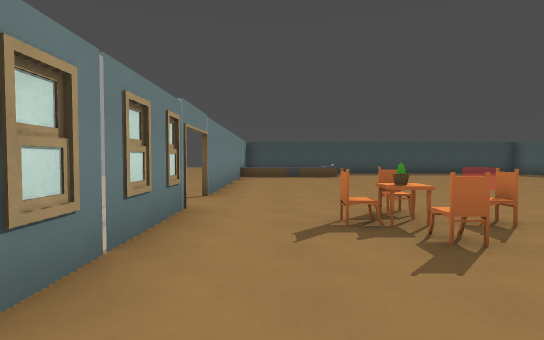
View 1 (above)

12 first-person views from a walk through a 3-D level made in the Godot game engine. The camera is 1.5 m above the floor, tilts 2° down and sees 80° across. The floor is counted in squares, 2 m on a side. Each view is taken from the middle of a square. On the plan, view 1 faces up. The plan holds only what a view shows up to about 11 squares ahead; the rest is blank. Some surface patterns are stand-ins.

View 2
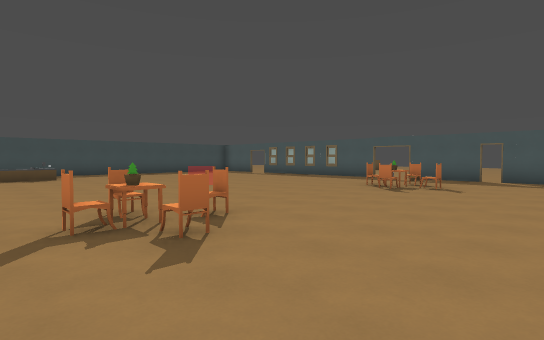

View 3
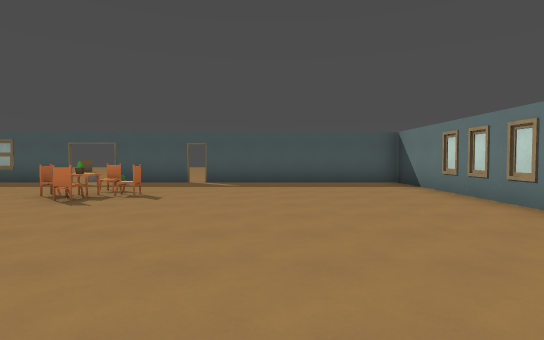

View 4
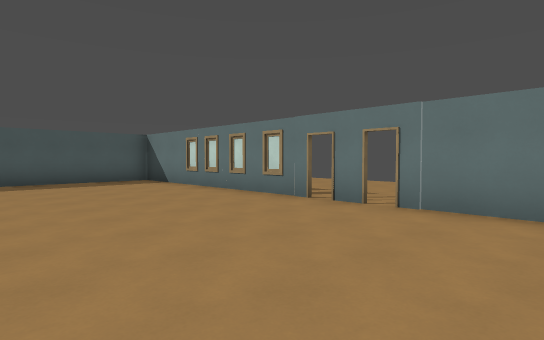

View 5
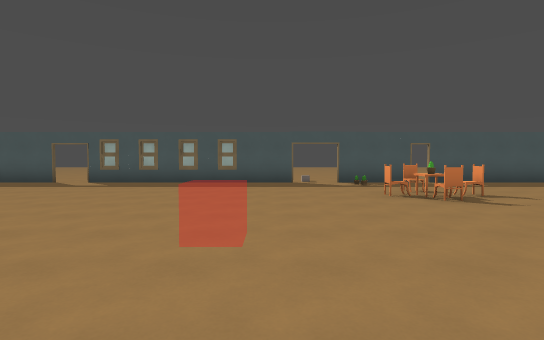

View 6
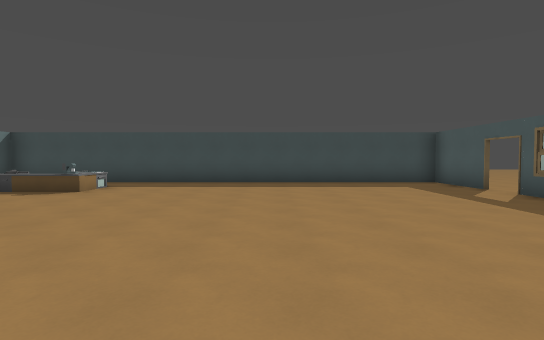

View 7
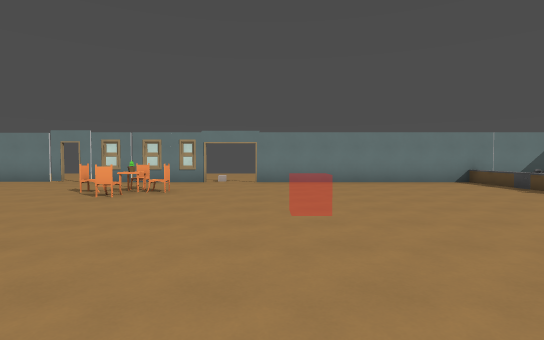

View 8
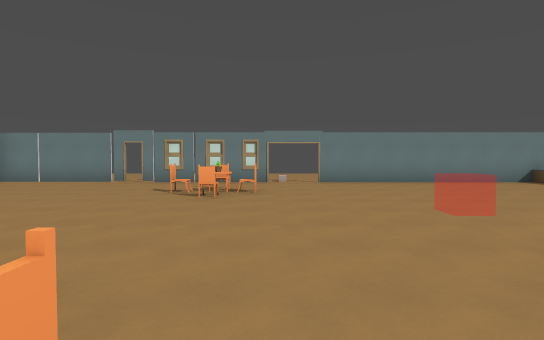

View 9
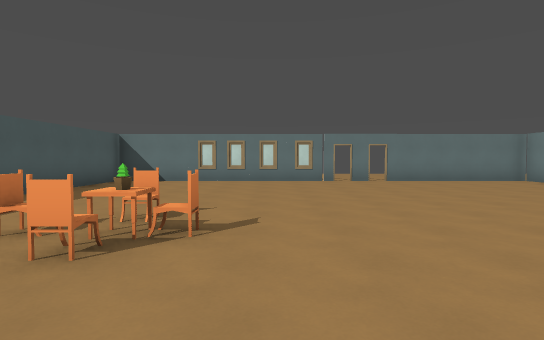

View 10
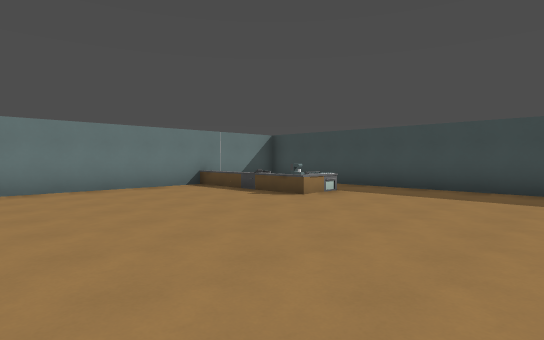

View 11
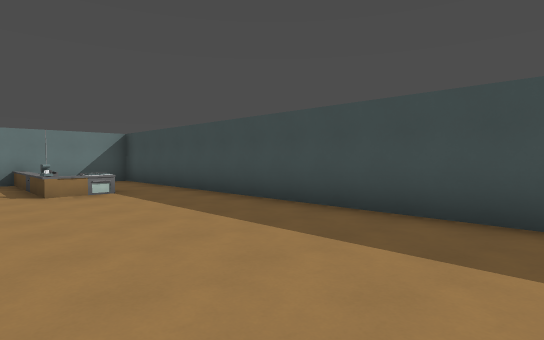

View 12
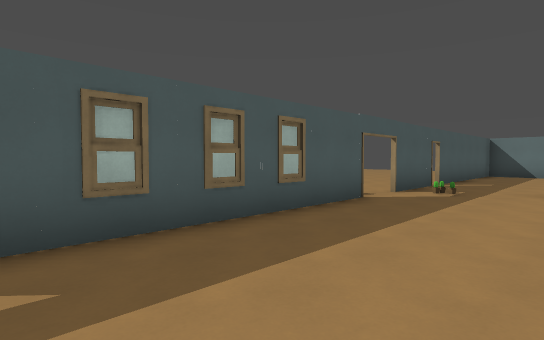

### Floor plan
Points are (right, up) in squares from view 1. A wall is a line through its corners. A room is listed if a view was taken in it or the views show most of it. See-through windows are left out.
Room 1 (views 1, 2, 3, 4, 5, 6, 7, 8, 9, 10, 11, 12)
walls: (-1.3, 5) (-1.3, 0.7); (12.2, 6.2) (12.2, 12.9); (12.2, 2.5) (12.2, 5); (-1.3, 0.4) (-1.3, -0.1); (-1.5, -0.1) (-1.5, -4) (3.2, -4); (-1.3, 12.4) (-1.3, 6.5); (4.9, -4) (12.2, -4) (12.2, 2.1); (3.6, -4) (4.4, -4); (12.2, 13.8) (12.2, 16.3) (-1.3, 16.3) (-1.3, 13.6)
ways out: opening at (-1, 5.5); opening at (12, 5.5); opening at (12, 13); gap at (-1, 1); gap at (4, -4); gap at (12, 2)
objects: other object (0, 13); chair (1, 4); plant (1, 5); other object (1, 13); sink (1, 14); chair (2, 3); chair (2, 4); other object (2, 12); other object (2, 13); other object (2, 14); stove (2, 15); chair (8, 4); plant (8, 5); chair (9, 3); chair (9, 4); other object (11, 4); other object (11, 5)

Where each view was taken, in squares from view 1:
view 1: 0 up, 0 right, facing up
view 2: 0 up, 0 right, facing up-right
view 3: 0 up, 2 right, facing right
view 4: 1 up, 1 right, facing down-right
view 5: 7 up, 2 right, facing right
view 6: 6 up, 7 right, facing up
view 7: 7 up, 9 right, facing left
view 8: 5 up, 9 right, facing left
view 9: 7 up, 7 right, facing down
view 10: 8 up, 7 right, facing up-left
view 11: 12 up, 10 right, facing up-left
view 12: 12 up, 9 right, facing down-right
